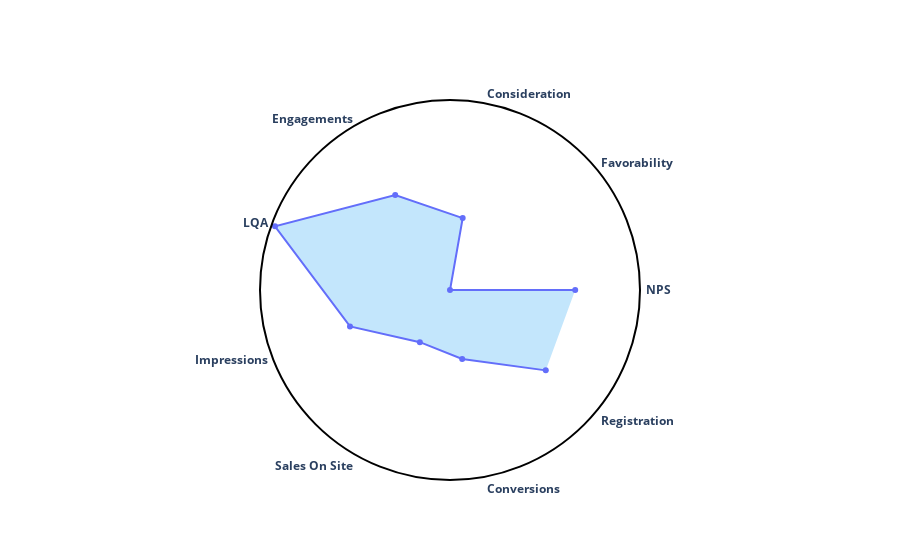

Notebook source saved alongside this figure:
### Code cell
fig4 = go.Figure()

fig4.add_trace(go.Scatterpolar(
      r=Index,
      theta=KPI_name,
      fill='toself',
      fillcolor='rgba(135, 206, 250, 0.5)',
      mode='lines+markers'  # Include markers
))

# Update the layout of the figure
fig4.update_layout(
    polar=dict(
        bgcolor='white',
        radialaxis=dict(
            visible=False  # Hide the radial axis (y-axis)
        ),
        angularaxis=dict(
            visible=True,  # Hide the angular axis (x-axis)
            linecolor='black',  # Set line color
            linewidth=2,
        )
    )
    ,showlegend=False  # Do not display a legend
)

### Figure 1 — Plotly figure (JSON) as saved in the notebook; plotly's stock layout.template omitted (floating-point values rounded to 4 significant figures)
{"data": [{"fill": "toself", "fillcolor": "rgba(135, 206, 250, 0.5)", "mode": "lines+markers", "r": [114.3, 0, 66.66, 100, 170, 97.12, 55, 64, 114.1], "theta": ["<b> NPS</b>", "<b> Favorability</b>", "<b> Consideration</b>", "<b> Engagements</b>", "<b> LQA</b>", "<b> Impressions</b>", "<b> Sales On Site</b>", "<b> Conversions</b>", "<b> Registration</b>"], "type": "scatterpolar"}], "layout": {"autosize": true, "polar": {"angularaxis": {"linecolor": "black", "linewidth": 2, "type": "category", "visible": true}, "bgcolor": "white", "radialaxis": {"autorange": true, "range": [0, 177.4], "type": "linear", "visible": false}}, "showlegend": false}}
